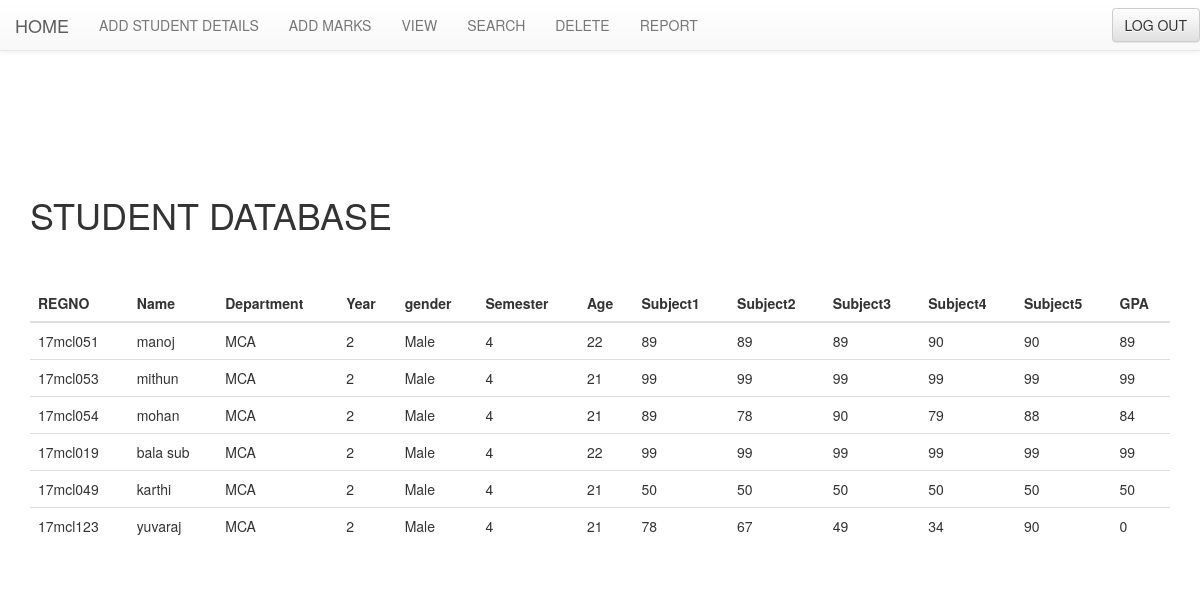
Page /view (signed in) on the committed database.
### tables this page shows
CREATE TABLE "students" (
	"regno"	TEXT,
	"sem"	TEXT NOT NULL,
	"subject1"	INTEGER NOT NULL,
	"subject2"	INTEGER NOT NULL,
	"subject3"	INTEGER NOT NULL,
	"subject4"	INTEGER NOT NULL,
	"subject5"	INTEGER NOT NULL,
	"GPA"	INTEGER NOT NULL,
	FOREIGN KEY("regno") REFERENCES "studentdetails"("regno")
);

CREATE TABLE "studentdetails" (
	"regno"	TEXT,
	"name"	TEXT NOT NULL,
	"address"	TEXT NOT NULL,
	"age"	INTEGER NOT NULL,
	"gender"	TEXT NOT NULL,
	"Department"	TEXT NOT NULL,
	"year"	INTEGER NOT NULL,
	PRIMARY KEY("regno")
);

### student.py (the view)
@app.route('/view',methods=['GET','POST'])
@login_required
def view():
     db = get_db()
     cur = db.execute('SELECT * from studentdetails,students where studentdetails.regno=students.regno;')
     entries = cur.fetchall()
     return render_template('view.html', entries=entries)

### student.py (called while the page is built)
def login_required(f):
    @wraps(f)
    def wrap(*args, **kwargs):
        if 'logged_in' in session:
            return f(*args, **kwargs)
        else:
            flash(' You need to login first.')
            return redirect(url_for('login'))
    return wrap

def connect_db():
  rv=sqlite3.connect(app.config['DATABASE'])
  rv.row_factory=sqlite3.Row
  return rv

def get_db():
  if not hasattr(g,'sqlite_db'):
     g.sqlite_db=connect_db()
  return g.sqlite_db

### templates/view.html (shortened to what this page needs)
<!DOCTYPE html>
<html>
  <head>
    <link href="{{ url_for('static', filename="bootstrap/css/bootstrap.min.css") }}" rel="stylesheet" />
    <link href="{{ url_for('static', filename='blog.css') }}" rel="stylesheet" />
    <link href="{{ url_for('static', filename="bootstrap/css/bootstrap-theme.min.css") }}" rel="stylesheet" />
  </head>
  <body>
    <div class="container">
      <h1><style text-align: center;></style>STUDENT DATABASE</h1>
      <nav class="navbar navbar-default navbar-fixed-top" data-spy="affix" data-offset-top="60" data-offset-bottom="70" id="navbar">
          <div class="navbar-header">
            <a class="navbar-brand" href="{{ url_for('home') }}">HOME</a>
          </div>
          <div class="collapse navbar-collapse" id="bs-example-navbar-collapse-1">
            <ul class="nav navbar-nav">
              <li><a href="{{ url_for('add') }}">ADD STUDENT DETAILS</a></li>
              <li><a href="{{ url_for('addd') }}">ADD MARKS</a></li>
              <li><a href="{{ url_for('view') }}">VIEW</a></li>
              <li><a href="{{ url_for('search') }}">SEARCH</a></li>
              <li><a href="{{ url_for('delete') }}">DELETE</a></li>
              <li><a href="{{ url_for('added') }}">REPORT</a></li>
            </ul>
            <form class="navbar-form navbar-right" action="{{ url_for('home') }}" method=post>
              {% if not session.logged_in %}
              <button type="submit" class="btn btn-default" name="opt"  value="LOGIN">LOGIN</button>
              {% else %}
              <button type="submit" class="btn btn-default" name="opt"  value="LOGOUT">LOG OUT</button>
              {% endif %}
            </form>
          </div>
        </nav>
      <br>
      <br>{% block body %}
      <table class="table table-hover">
      <thead>
        <tr>
            <th>REGNO</th>
            <th>Name</th>
            <th>Department</th>
            <th>Year</th>
            <th>gender</th>
            <th>Semester</th>
            <th>Age</th>
      <th>Subject1</th>
      <th>Subject2</th>
      <th>Subject3</th>
      <th>Subject4</th>
      <th>Subject5</th>
      <th>GPA</th>
        </tr>
      </thead>
      <tbody> {% for entry in entries %}
        <tr>
            <td>{{ entry.regno }}</td>
            <td>{{ entry.name }}</td>
            <td>{{ entry.department }}</td>
            <td>{{ entry.year }}</td>
            <td>{{ entry.gender }}</td>
            <td>{{ entry.sem }}</td>
            <td>{{ entry.age }}</td>
      <td>{{ entry.Subject1}}</td>
      <td>{{ entry.Subject2}}</td>
      <td>{{ entry.Subject3}}</td>
      <td>{{ entry.Subject4}}</td>
      <td>{{ entry.Subject5}}</td>
      <td>{{ entry.GPA }}</td>
        </tr> {% endfor %}
      </tbody>
      </table>
      {% endblock %}
	</body>
</html>

### static/blog.css (style rules this page uses)
body { margin-top: 175px; }

### rows in the picture
students: regno "17mcl051", name "manoj", department "MCA", year "2", gender "Male", sem "4", age "22", Subject1 "89", Subject2 "89", Subject3 "89", Subject4 "90", Subject5 "90", GPA "89"
students: regno "17mcl053", name "mithun", department "MCA", year "2", gender "Male", sem "4", age "21", Subject1 "99", Subject2 "99", Subject3 "99", Subject4 "99", Subject5 "99", GPA "99"
students: regno "17mcl054", name "mohan", department "MCA", year "2", gender "Male", sem "4", age "21", Subject1 "89", Subject2 "78", Subject3 "90", Subject4 "79", Subject5 "88", GPA "84"
students: regno "17mcl019", name "bala sub", department "MCA", year "2", gender "Male", sem "4", age "22", Subject1 "99", Subject2 "99", Subject3 "99", Subject4 "99", Subject5 "99", GPA "99"
students: regno "17mcl049", name "karthi", department "MCA", year "2", gender "Male", sem "4", age "21", Subject1 "50", Subject2 "50", Subject3 "50", Subject4 "50", Subject5 "50", GPA "50"
students: regno "17mcl123", name "yuvaraj", department "MCA", year "2", gender "Male", sem "4", age "21", Subject1 "78", Subject2 "67", Subject3 "49", Subject4 "34", Subject5 "90", GPA "0"
